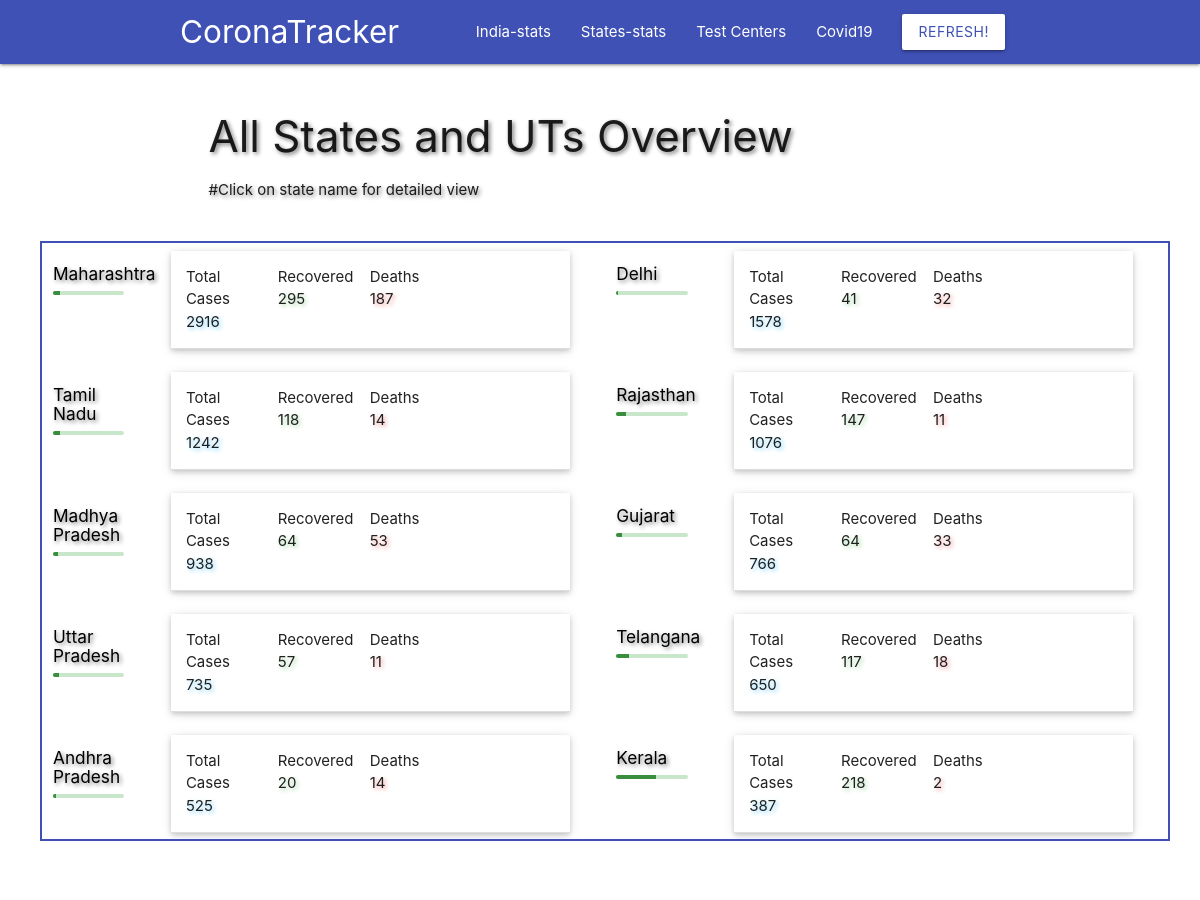
The app's page /india/state-table (upper part), older data.
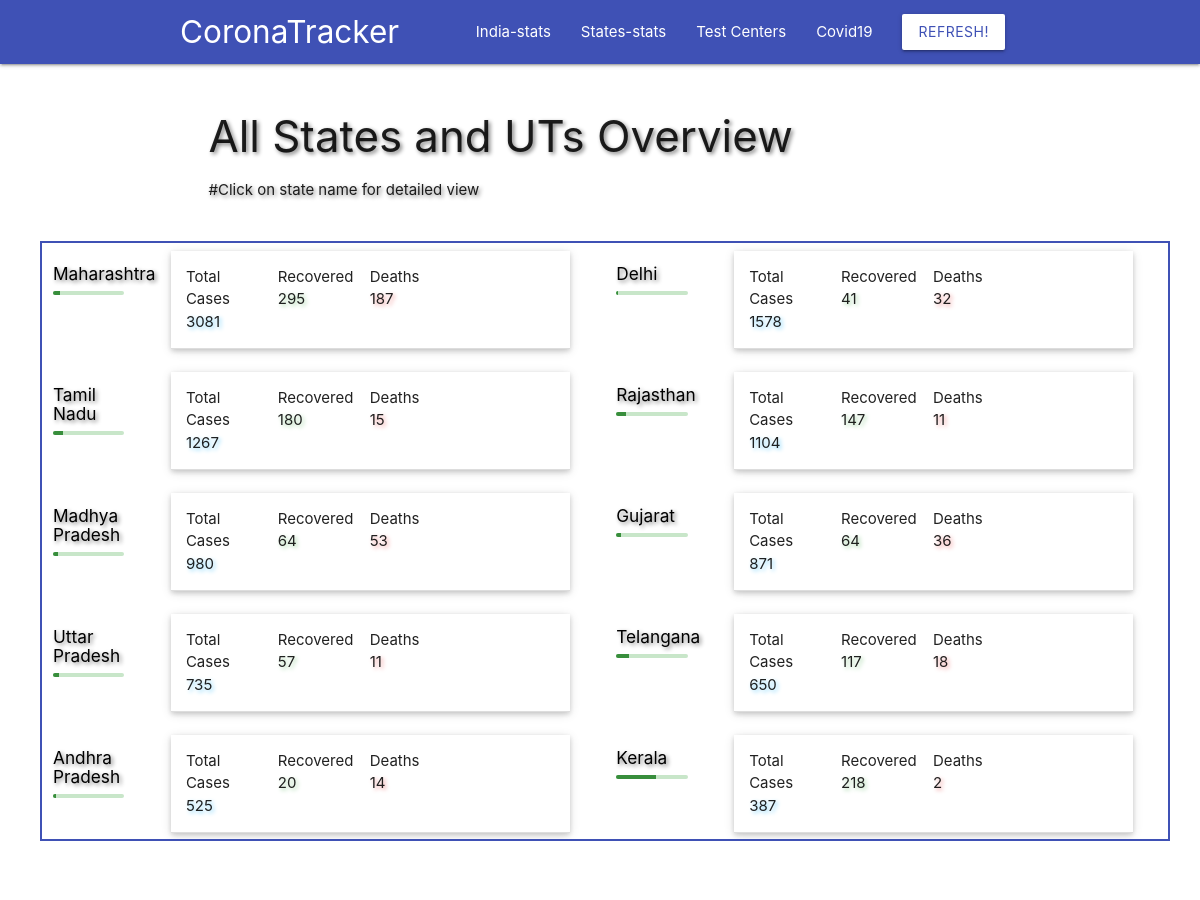
The same page, newer data.
### indiaRecords/models.py (models this page shows, shortened)
class State(models.Model):
    name = models.CharField(max_length=100, unique=True)
    statecode = models.CharField(max_length=10,unique=True)
    confirmed = models.IntegerField(default=0)
    deaths = models.IntegerField(default=0)
    recovered = models.IntegerField(default=0)
    active = models.IntegerField(default=0)
    deltaconfirmed= models.IntegerField(default=0)
    deltadeaths= models.IntegerField(default=0)
    deltarecovered= models.IntegerField(default=0)
    latitude = models.DecimalField(max_digits=5, decimal_places=2, default=0)
    longitude = models.DecimalField(max_digits=5, decimal_places=2, default=0)
    lastupdatetime = models.CharField(max_length=100)

### indiaRecords/views.py (the view, shortened to what this page needs)
# urls.py: path('india/state-table', iv.StateTable.as_view(),name='states_table'),
class StateTable(View):
    mytemplate = 'states_table.html'
    unsupported = 'Unsupported operation'
    def get(self, request):
        states = State.objects.all().filter(confirmed__gte=1).order_by('-confirmed')
        statedata = {}
        for sta in states:
            distr = District.objects.all().filter(state=sta).order_by('-confirmed')
            statedata.update({sta:distr})
        context = {
            'statedata':statedata,
        }
        return render(request,self.mytemplate,context)

### indiaRecords/templates/states_table.html (shortened to what this page needs)
{% extends 'base.html' %}
{% load mathfilters %}
{% load static %}
{% block content %}
<div class="custom">
  <div class="container padding_down shadow">
    <h3> All States and UTs Overview </h3>
    #Click on state name for detailed view
  </div>
  <div class="container cuswidth scroll">
  <div class="row">
    {% for state,districts in statedata.items %}
    <div class="col s2 m1 l1 cusrow">
      <div class="shadow text-center">
        <a class="black-text" href="{% url 'state_status' state.statecode %}">
            <h6>{{ state.name }}</h6>
        </a>
          <div class="progress green lighten-4">
              <div class="determinate green darken-2" style="width: {{ state.recovered|div:state.confirmed|mul:100|floatformat:2 }}%"></div>
          </div>
      </div>
    </div>
    <div class="col s10 m5 l5">
      <ul class="collapsible popout">
        <li>
          <div class="collapsible-header">
            <div class="row padding_zero">
              <div class="col s4 m4 l4  padding_zero">
                Total Cases
                <div class="shadowblue">
                  {{ state.confirmed }}
                </div>
              </div>
              <div class="col s4 m4 l4 padding_zero">
                Recovered
                <div class="shadowgreen">
                  {{ state.recovered }}
                </div>
              </div>
              <div class="col s4 m4 l4 padding_zero">
                Deaths
                <div class="shadowred">
                  {{ state.deaths }}
                </div>
              </div>
            </div>
          </div>
        </li>
      </ul>
    </div>
    {% endfor %}
    </div>
  </div>
</div>
{% endblock %}

Row changes from the older to the newer data that the page shows:
changed State "Maharashtra": confirmed "2916" → "3081"
changed State "Tamil Nadu": confirmed "1242" → "1267"; recovered "118" → "180"; deaths "14" → "15"
changed State "Rajasthan": confirmed "1076" → "1104"
changed State "Madhya Pradesh": confirmed "938" → "980"
changed State "Gujarat": confirmed "766" → "871"; deaths "33" → "36"
